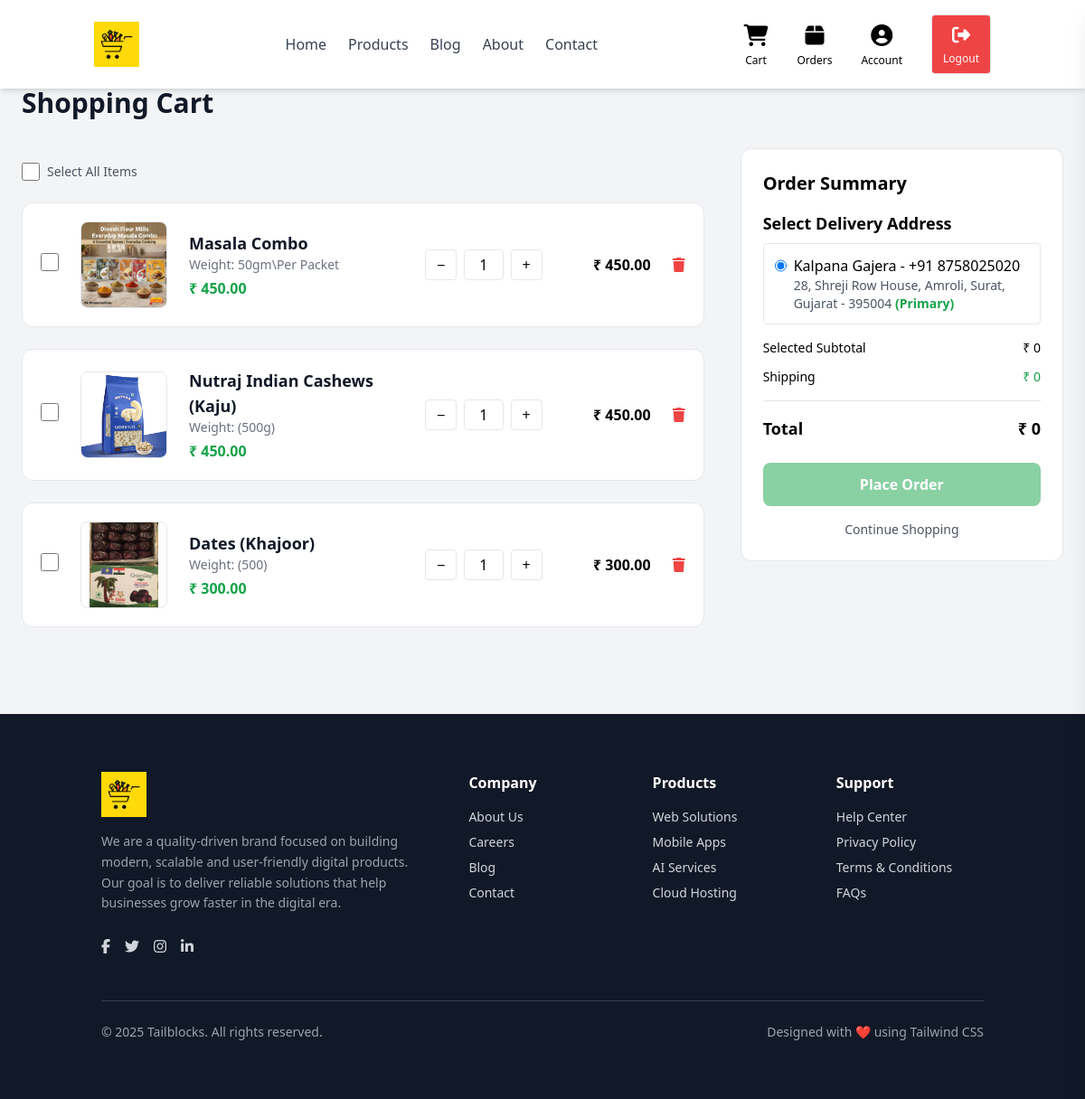
The app's page /cart/ (signed in) with its own data.
### apps/store/models.py (models this page shows, shortened)
class Cart(BaseModel):
    user = models.ForeignKey(
        User,
        on_delete=models.CASCADE,
        related_name="cart_items"
    )
    product = models.ForeignKey(Product, on_delete=models.CASCADE)
    qty = models.PositiveIntegerField(default=1)
    @property
    def total_price(self):
        return self.product.price * self.qty

class Product(BaseModel):
    name = models.CharField(max_length=255)
    category = models.ForeignKey(
        ProductCategory,
        on_delete=models.CASCADE,
        related_name="products"
    )
    price = models.DecimalField(max_digits=10, decimal_places=2)
    weight = models.CharField(max_length=50)
    content = models.TextField()
    additional_details = models.JSONField(blank=True, null=True)
    image_1 = models.ImageField(
        upload_to=product_image_path,
        default="products/default_product.jpg",
        blank=True,
        null=True
    )
    image_2 = models.ImageField(
        upload_to=product_image_path,
        blank=True,
        null=True
    )
    image_3 = models.ImageField(
        upload_to=product_image_path,
        blank=True,
        null=True
    )
    image_4 = models.ImageField(
        upload_to=product_image_path,
        blank=True,
        null=True
    )
    is_active = models.BooleanField(default=True)
    class Meta:
        ordering = ['-created_at']
    def primary_image(self):
        if self.image_1:
            return self.image_1.url
        return settings.MEDIA_URL + "products/default_product.jpg"

class Address(BaseModel):
    user = models.ForeignKey(User,
        on_delete=models.CASCADE,
        related_name="addresses"
    )
    full_name = models.CharField(max_length=150)
    phone = models.CharField(max_length=15)
    address_line1 = models.CharField(max_length=255)
    address_line2 = models.CharField(max_length=255, blank=True, null=True)
    city = models.CharField(max_length=100)
    state = models.CharField(max_length=100)
    pincode = models.CharField(max_length=10)
    is_primary = models.BooleanField(default=False)
    created_at = models.DateTimeField(auto_now_add=True)

### apps/store/views.py (the view)
# urls.py: path("cart/", cart, name="cart"),
@login_required
def cart(request):
    user_id = request.session.get('user_id')
    if not user_id:
        return redirect("login")
    user_ = get_object_or_404(User, id=user_id)
    cart_items = Cart.objects.filter(user=user_)
    total_amount = sum(item.total_price for item in cart_items)
    addresses = Address.objects.filter(user=user_).order_by('-is_primary')
    return render(request, "store/cart.html", {
        "cart_items": cart_items,
        "total_amount": total_amount,
        "addresses": addresses
    })

### apps/store/views.py (called while the page is built)
def login_required(view_func):
    @wraps(view_func)
    def wrapper(request, *args, **kwargs):
        if request.session.get('user_id'):
            return view_func(request, *args, **kwargs)
        messages.warning(request, "Please log in to continue.")
        return redirect('signin')
    return wrapper

### apps/store/templates/store/cart.html (shortened to what this page needs)
{% extends 'store/base.html' %}
{% load static %}
{% block body %}
<div class="max-w-7xl mx-auto px-6 py-24">
    <h1 class="text-3xl font-bold text-gray-900 mb-8">
        Shopping Cart
    </h1>
    {% if cart_items %}
    <div class="grid grid-cols-1 lg:grid-cols-3 gap-10">
        <div class="lg:col-span-2 space-y-6">
            <div class="flex items-center gap-2 my-4 ">
                <input type="checkbox" id="select-all" class="w-5 h-5 cursor-pointer">
                <span class="text-sm text-gray-600 font-medium">
                    Select All Items
                </span>
            </div>
            {% for item in cart_items %}
            <div class="flex items-center gap-6 border rounded-xl p-5 bg-white">
                <div>
                    <input type="checkbox"
                           class="cart-checkbox w-5 h-5 text-green-600 border-gray-300 rounded cursor-pointer"
                           value="{{ item.id }}"
                           data-price="{{ item.total_price }}">
                </div>
                <img src="{{ item.product.primary_image }}" alt="{{ item.product.name }}"
                     class="w-24 h-24 object-contain rounded-lg border">
                <div class="flex-1">
                    <h3 class="text-lg font-semibold text-gray-900">
                        {{ item.product.name }}
                    </h3>
                    <p class="text-sm text-gray-500">
                        Weight: {{ item.product.weight }}
                    </p>
                    <p class="text-green-600 font-semibold mt-1">
                        ₹ {{ item.product.price }}
                    </p>
                </div>
                <div class="flex items-center gap-2">
                    <a href="{% url 'cart_decrease' item.id %}" class="px-3 py-1 border rounded hover:bg-gray-100">−</a>
                    <span class="px-4 py-1 border rounded">
                        {{ item.qty }}
                    </span>
                    <a href="{% url 'cart_increase' item.id %}" class="px-3 py-1 border rounded hover:bg-gray-100">+</a>
                </div>
                <div class="w-24 text-right font-semibold">
                    ₹ {{ item.total_price }}
                </div>
                <a href="{% url 'cart_remove' item.id %}" class="text-red-500 hover:text-red-700">
                    <i class="fa-solid fa-trash"></i>
                </a>
            </div>
            {% endfor %}
        </div>
        <div class="border rounded-xl p-6 bg-white h-fit">
            <h2 class="text-xl font-semibold mb-4">
                Order Summary
            </h2>
            <div class="mb-4">
                <h3 class="text-lg font-semibold mb-2">Select Delivery Address</h3>
                {% if addresses %}
                <div class="space-y-2">
                    {% for address in addresses %}
                    <label class="flex items-start gap-2 border rounded p-3 cursor-pointer hover:bg-gray-50">
                        <input type="radio" name="address" value="{{ address.id }}" {% if address.is_primary %}checked{% endif %}
                               class="address-radio w-4 h-4 mt-1 text-green-600">
                        <div>
                            <p class="font-medium">{{ address.full_name }} - {{ address.phone }}</p>
                            <p class="text-sm text-gray-600">
                                {{ address.address_line1 }}{% if address.address_line2 %}, {{ address.address_line2 }}{% endif %},
                                {{ address.city }}, {{ address.state }} - {{ address.pincode }}
                                {% if address.is_primary %}<span class="text-green-600 font-semibold">(Primary)</span>{% endif %}
                            </p>
                        </div>
                    </label>
                    {% endfor %}
                </div>
                {% else %}
                <p class="text-sm text-gray-500">No addresses found. Please add an address in your profile before placing an order.</p>
                {% endif %}
            </div>
            <div class="flex justify-between text-sm mb-3">
                <span>Selected Subtotal</span>
                <span>₹ <span id="selected-subtotal">0</span></span>
            </div>
            <div class="flex justify-between text-sm mb-3">
                <span>Shipping</span>
                <span id="shipping-amount" class="text-green-600">₹ 0</span>
            </div>
            <hr class="my-4">
            <div class="flex justify-between text-lg font-bold mb-6">
                <span>Total</span>
                <span>₹ <span id="final-total">0</span></span>
            </div>
            <a href="#" id="checkout-btn"
               class="block text-center bg-green-600 hover:bg-green-700 text-white font-semibold py-3 rounded-lg transition opacity-50 pointer-events-none">
                Place Order
            </a>
            <a href="{% url 'products' %}" class="block text-center mt-4 text-sm text-gray-600 hover:underline">
                Continue Shopping
            </a>
        </div>
    </div>
    {% endif %}
</div>
{% endblock %}

### records on screen
Cart: product.primary_image (picture), product.name "Masala Combo", product.weight "50gm\\Per Packet", product.price "450.00", qty "1", total_price "450.00"
Cart: product.primary_image (picture), product.name "Nutraj Indian Cashews (Kaju)", product.weight "(500g)", product.price "450.00", qty "1", total_price "450.00"
Cart: product.primary_image (picture), product.name "Dates (Khajoor)", product.weight "(500)", product.price "300.00", qty "1", total_price "300.00"
Address: is_primary "☑ Kalpana Gajera - +91 875802502", full_name "Kalpana Gajera", phone "+91 8758025020", address_line1 "28, Shreji Row House", address_line2 "Amroli", city "Surat", state "Gujarat", pincode "395004", shows "(Primary)"

### other values on screen
{{ request.session.user_name|default:"Account" }} "Account"
